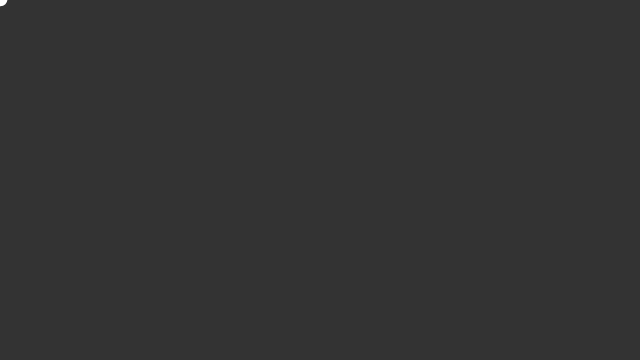
Frame 1 (no input)
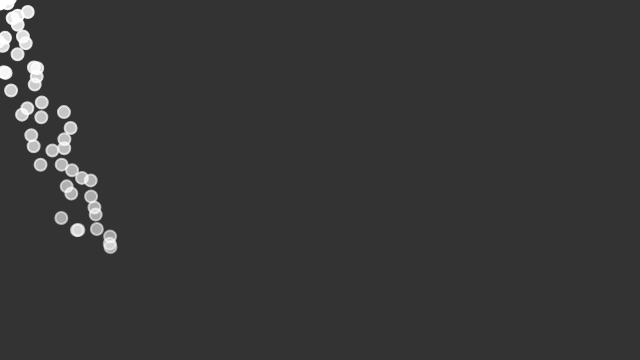
Frame 60 (no input)
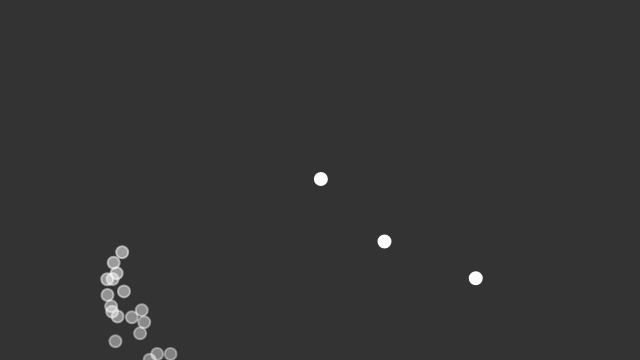
Frame 120 (the mouse pressed at the canvas centre since frame 60)

The p5.js sketch that drew these frames (run headless with seeded random() and noise() and a simulated clock; from frame 60 on, the mouse is pressed at the canvas centre):

// p5.js sketch
// ── sketch.js
let ps;
let repeller;

function setup() {
  createCanvas(640, 360);
  ps = new ParticleSystem(createVector(width / 2, 50));
  repeller = new Repeller(width / 2, height / 2);
}

function draw() {
  background(51);
  ps.addParticle(mouseX, mouseY);

  // Apply gravity force to all Particles
  let gravity = createVector(0, 0.02);
  ps.applyForce(gravity);

  ps.applyRepeller(repeller);

  // repeller.display();
  ps.run();

}


class Particle {
  constructor(x, y) {
    this.position = createVector(x, y);
    this.velocity = createVector(random(-1, 1), random(-1, 0));
    this.acceleration = createVector(0, 0);
    this.lifespan = 255.0;
  }

  run() {
    this.update();
    this.display();
  }

  applyForce(f) {
    this.acceleration.add(f);
  }

  // Method to update position
  update() {
    this.velocity.add(this.acceleration);
    this.position.add(this.velocity);
    this.lifespan -= 2;

    this.velocity.limit(5);
  }

  // Method to display
  display() {
    stroke(255, this.lifespan);
    strokeWeight(2);
    fill(255, this.lifespan);
    ellipse(this.position.x, this.position.y, 12, 12);
  }

  // Is the particle still useful?
  isDead() {
    if (this.lifespan < 0.0) {
      return true;
    } else {
      return false;
    }
  }
}

class ParticleSystem {
  constructor(position) {
    this.origin = position.copy();
    this.particles = [];
  }

  addParticle(x, y) {
    if (x !== undefined && y !== undefined) {
      this.particles.push(new Particle(x, y));
    } else {
      this.particles.push(new Particle(this.origin.x, this.origin.y));
    }
  }

  run() {
    // Run every particle
    // ES6 for..of loop
    for (let particle of this.particles) {
      particle.run();
    }

    // Filter removes any elements of the array that do not pass the test
    this.particles = this.particles.filter(particle => !particle.isDead());
  }

  // A function to apply a force to all Particles
  applyForce(f) {
    for (let particle of this.particles) {
      particle.applyForce(f);
    }
  }

  applyRepeller(r) {
    for (let particle of this.particles) {
      let force = r.repel(particle);
      particle.applyForce(force);
    }
  }

}

class Repeller {
  constructor(x, y) {
    this.power = 100;
    this.position = createVector(x, y);
  }

  // display() {
  //   stroke(255);
  //   strokeWeight(2);
  //   fill(127);
  //   ellipse(this.position.x, this.position.y, 32, 32);
  // }

  repel(p) {
    let dir = p5.Vector.sub(this.position, p.position); // Calculate direction of force
    let d = dir.mag(); // Distance between objects
    dir.normalize(); // Normalize vector (distance doesn't matter here, we just want this vector for direction)
    d = constrain(d, 1, 100); // Keep distance within a reasonable range
    let force = 1 * this.power / (d * d); // Repelling force is inversely proportional to distance
    dir.mult(force); // Get force vector --> magnitude * direction
    return dir;
  }
};

// ── style.css
html, body {
  margin: 80px 0 0 300px;
  padding: 0;
  position: absolute;
  top: 50%
  left: 50%
}
canvas {
  display: block;
}
